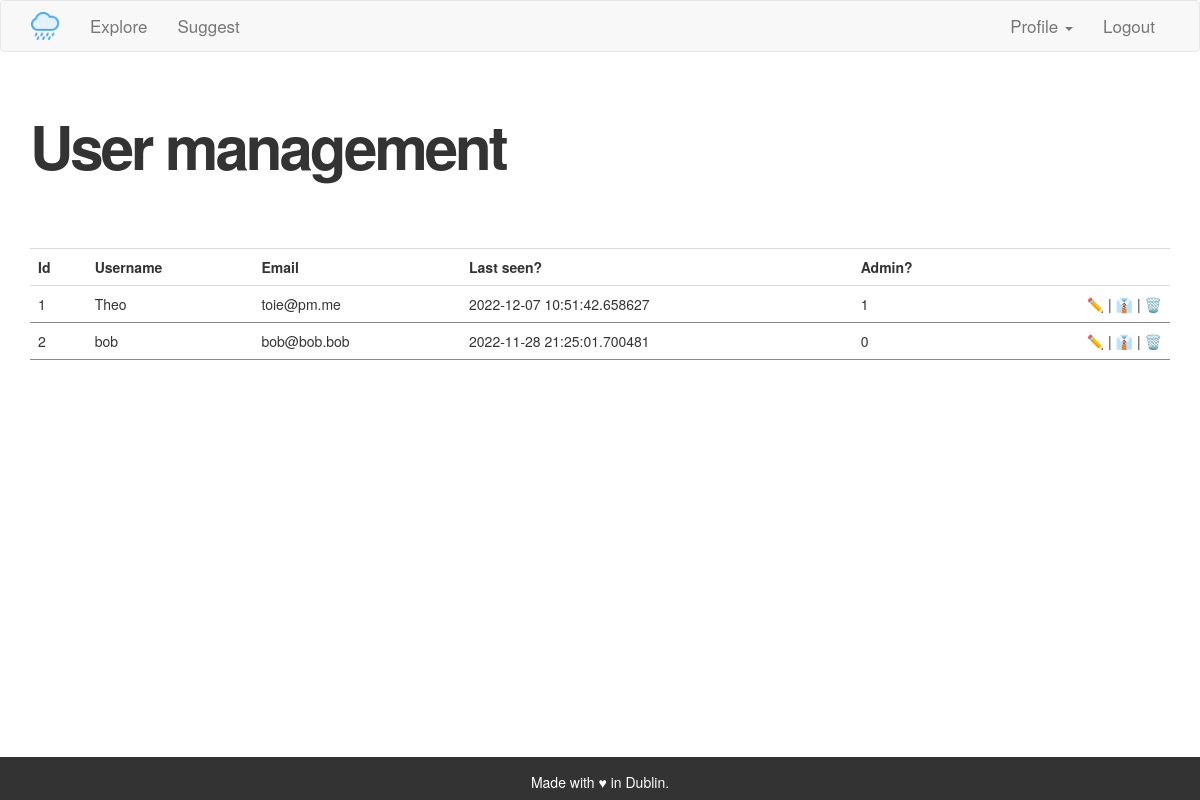
Before: /admin/users (signed in) with the older database file.
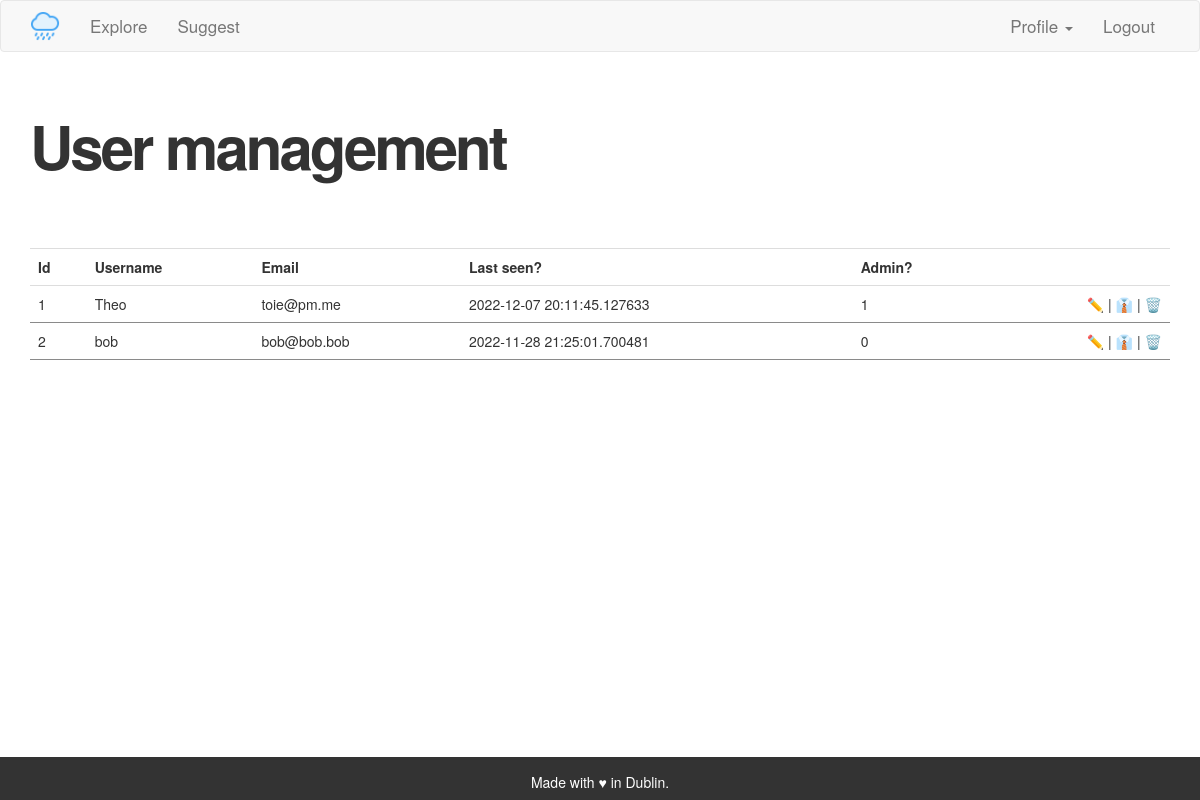
After: the same page with the newer database file.
### app/models.py (models this page shows, shortened)
class User(UserMixin, db.Model):
    id = db.Column(db.Integer, primary_key=True)
    username = db.Column(db.String(64), index=True, unique=True)
    usernamelowercase = db.Column(db.String(64), index=True, unique=True)
    email = db.Column(db.String(120), index=True, unique=True)
    emaillowercase = db.Column(db.String(120), index=True, unique=True)
    password_hash = db.Column(db.String(128))
    activity = db.relationship('Activity', backref='author', lazy='dynamic')
    about_me = db.Column(db.String(140))
    last_seen = db.Column(db.DateTime, default=datetime.utcnow)
    admin = db.Column(db.Integer, default=0)

### app/routes.py (the view)
@app.route('/admin/users', methods=['GET', 'POST'])
@login_required
def adminusermanagement():
    if current_user.admin == 1:
        users = User.query.order_by(User.id.asc())
    else:
        flash('This is a restricted area.')
        return redirect(url_for('index'))
    return render_template("user_management.html", title='User management',
        users=users)

### app/models.py (called while the page is built)
@login.user_loader
def load_user(id):
    return User.query.get(int(id))

### app/routes.py (called while the page is built)
@app.before_request
def before_request():
    if current_user.is_authenticated:
        current_user.last_seen = datetime.utcnow()
        db.session.commit()

### app/templates/user_management.html (shortened to what this page needs)
{% extends "base.html" %}
{% block app_content %}
    <h1>User management</h1>
    <table class="table">
        <tr>
            <th>Id</th>
            <th>Username</th>
            <th>Email</th>
            <th>Last seen?</th>
            <th>Admin?</th>
            <th></th>
        </tr>
            {% for user in users %}
                    {% include '_users.html' %}
            {% endfor %}
    </table>
{% endblock %}

### app/templates/_users.html
    <tr>
        <td>{{ user.id }}</td>
        <td><a class="nolinkdecoration" href="{{ url_for('user', username=user.username) }}">{{ user.username }}</td>
        <td>{{ user.email }}</td>
        <td>{{ user.last_seen }}</td>
        <td>{{ user.admin }}</td>
        <td class="align-right"><a class="nolinkdecorationimage"
            href="{{ url_for('edit_profile_admin', username=user.username) }}">✏️</a> | <a class="nolinkdecorationimage" href="{{ url_for('makeadmin', username=user.username) }}">👔</a> | <a class="nolinkdecorationimage" href="{{ url_for('deleteuser', username=user.username) }}">🗑️</td>
    </tr>

Changed rows visible on the page:
changed User "Theo": last_seen "2022-12-07 10:51:42.658627" → "2022-12-07 20:11:45.127633"
